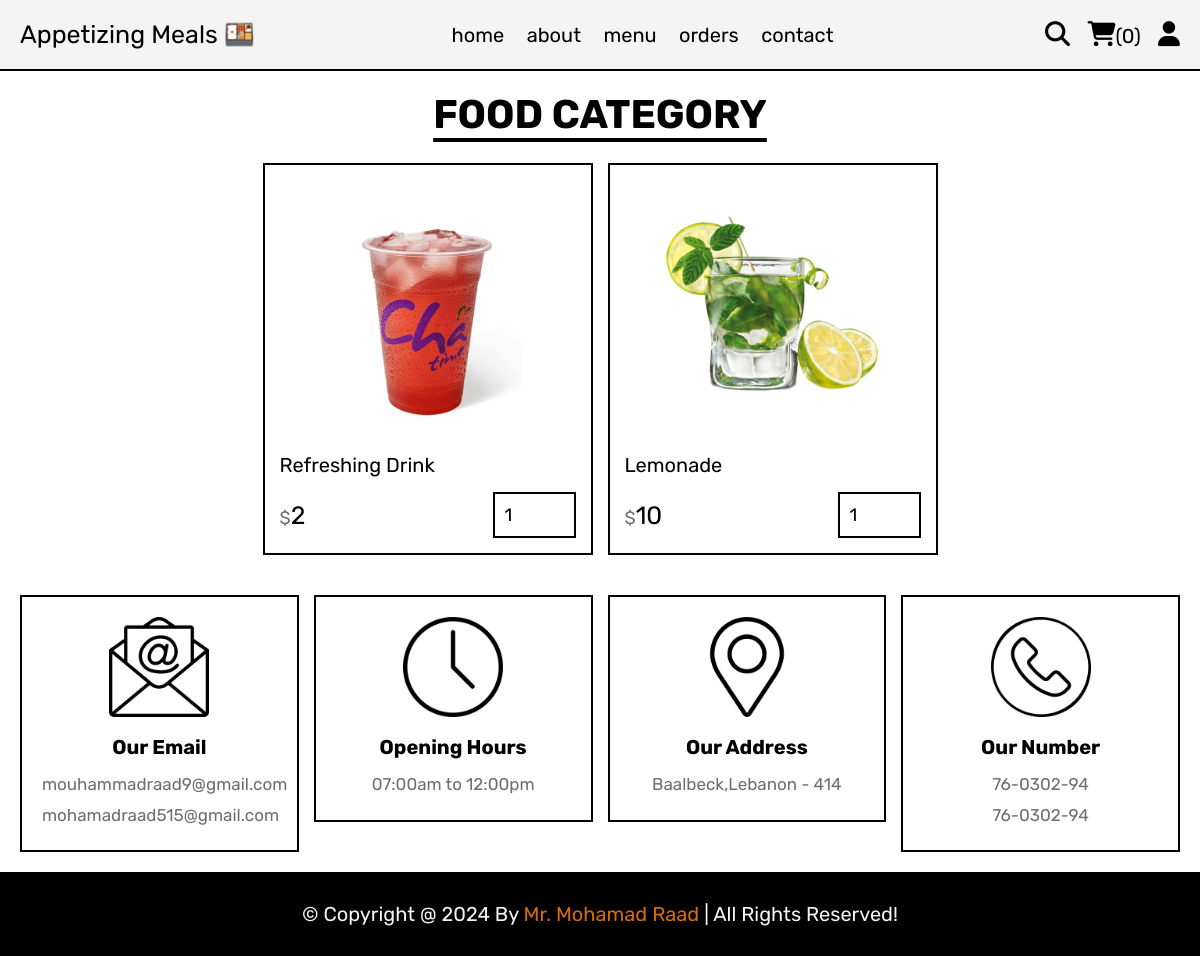
Page /category.php?category=drinks on the committed database.
### tables this page shows
CREATE TABLE `products` (
  `id` int(100) NOT NULL,
  `name` varchar(100) NOT NULL,
  `category` varchar(100) NOT NULL,
  `price` int(10) NOT NULL,
  `image` varchar(100) NOT NULL
);

### category.php (the view, shortened to what this page needs)
<?php
include 'components/connect.php';
?>
<!DOCTYPE html>
<html lang="en">
<head>
   <link rel="stylesheet" href="https://cdnjs.cloudflare.com/ajax/libs/font-awesome/6.1.1/css/all.min.css">
   <link rel="stylesheet" href="css/style.css">
</head>
<body>
<?php include 'components/user_header.php'; ?>
<section class="products">
   <h1 class="title">food category</h1>
   <div class="box-container">
      <?php
         $category = $_GET['category'];
         $select_products = $conn->prepare("SELECT * FROM `products` WHERE category = ?");
         $select_products->execute([$category]);
         if($select_products->rowCount() > 0){
            while($fetch_products = $select_products->fetch(PDO::FETCH_ASSOC)){
      ?>
      <form action="" method="post" class="box">
         <img src="uploaded_img/<?= $fetch_products['image']; ?>" alt="">
         <div class="name"><?= $fetch_products['name']; ?></div>
         <div class="flex">
            <div class="price"><span>$</span><?= $fetch_products['price']; ?></div>
            <input type="number" name="qty" class="qty" min="1" max="99" value="1" maxlength="2">
         </div>
      </form>
      <?php
            }
         }else{
            echo '<p class="empty">no products added yet!</p>';
         }
      ?>
   </div>
</section>
<?php include 'components/footer.php'; ?>
</body>
</html>

### css/style.css (style rules this page uses)
:root { --yellow: #f37a09e0; --red: #d32f2f; --white: #f4f4f4; --black: #000000; --light-color: #6e6e6e; --border: .2rem solid var(--black); }
* { font-family: 'Rubik', sans-serif; margin:0; padding:0; box-sizing: border-box; outline: none; border: none; text-decoration: none; }
html { font-size: 62.5%; overflow-x: hidden; scroll-behavior: smooth; stop-opacity: 7rem; }
section { margin:0 auto; max-width: 1200px; padding:2rem; }
.title { text-align: center; margin-bottom: 2.5rem; font-size: 4rem; color:var(--black); text-transform: uppercase; text-decoration: underline; text-underline-offset: 1rem; }
.products .box-container { display: grid; grid-template-columns: repeat(auto-fit, 33rem); justify-content: center; align-items: flex-start; gap:1.5rem; }
.products .box-container .box { border:var(--border); padding:1.5rem; position: relative; overflow: hidden; }
.products .box-container .box img { height: 25rem; width: 100%; object-fit: contain; margin-bottom: 1rem; }
.products .box-container .box .name { font-size: 2rem; color:var(--black); margin:1rem 0; }
.products .box-container .box .flex { display: flex; align-items: center; gap:1rem; margin-top: 1.5rem; }
.products .box-container .box .flex .price { margin-right: auto; font-size: 2.5rem; color:var(--black); }
.products .box-container .box .flex .price span { color:var(--light-color); font-size: 1.8rem; }
.products .box-container .box .flex .qty { padding:1rem; border:var(--border); font-size: 1.8rem; color:var(--black); }

### rows in the picture
products: image (picture), name "Refreshing Drink", price "2"
products: image (picture), name "Lemonade", price "10"

### other values in the picture
$total_cart_items "0"
